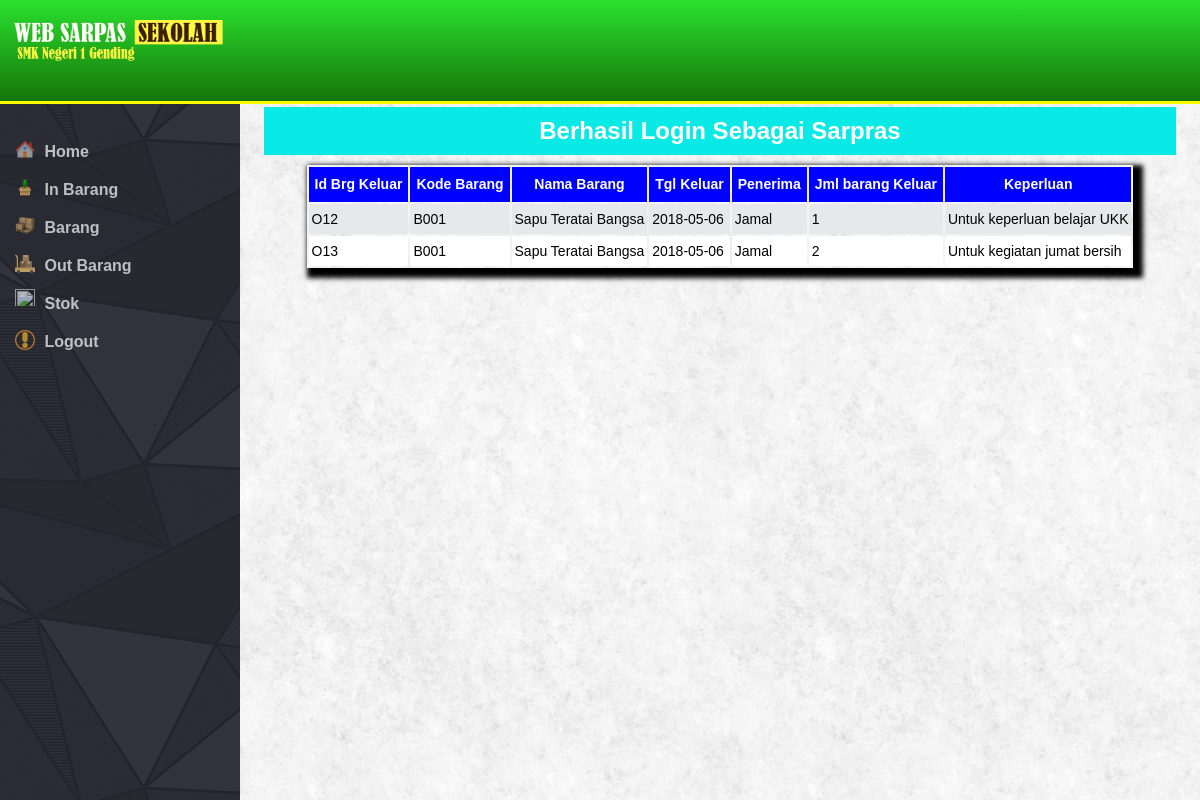
The app's page /page.php?url=outbarang-index (signed in) with its own data.
### tables this page shows
CREATE TABLE `keluar_barang` (
  `id_barang_keluar` int(8) NOT NULL,
  `kode_barang` varchar(8) NOT NULL,
  `nama_barang` varchar(30) NOT NULL,
  `tgl_keluar` varchar(12) NOT NULL,
  `penerima` varchar(35) NOT NULL,
  `jml_barang_keluar` int(8) NOT NULL,
  `keperluan` varchar(35) NOT NULL
);

### application/outbarang/index.php (the view, shortened to what this page needs)
<?php
$query=mysqli_query($koneksi,"select * from keluar_barang");
 ?>
	<table>
		<tr>
			<th>Id Brg Keluar</th>
			<th>Kode Barang</th>
			<th>Nama Barang</th>
			<th>Tgl Keluar</th>
			<th>Penerima</th>
			<th>Jml barang Keluar</th>
            <th>Keperluan</th>
		</tr>
		<?php while ($data=mysqli_fetch_assoc($query)) { ?>
		<tr>
			<td><?php echo "O".$data['id_barang_keluar']; ?></td>
			<td><?php echo $data['kode_barang']; ?></td>
			<td><?php echo $data['nama_barang']; ?></td>
			<td><?php echo substr($data['tgl_keluar'],0,10); ?></td>
			<td><?php echo $data['penerima']; ?></td>
			<td><?php echo $data['jml_barang_keluar']; ?></td>
            <td><?php echo $data['keperluan']; ?></td>
		</tr>
		<?php } ?>
	</table>

### asset/css/main.css (style rules this page uses)
* { margin: 0;padding: 0;box-sizing: border-box;font-family: 'arial'; }
html,body { height: 100%; }
body { background:url('../image/fresh_snow.png'); }
.content-kanan table { margin:0 auto; clear:both;box-shadow: 5px 5px 5px 5px; }
.content-kanan table th { font-size: 14px;font-weight: bolder; color:white;background-color: blue;height: 35px;padding: 2px 6px; }
.content-kanan table tr td { font-size: 14px; padding: 0px 3px;height: 30px; }
.content-kanan table tr:nth-child(odd) { background-color: white; }
.content-kanan table tr:nth-child(even) { background-color: #e6e9eb; }

### records on screen
keluar_barang: id_barang_keluar "12", kode_barang "B001", nama_barang "Sapu Teratai Bangsa", tgl_keluar "2018-05-06", penerima "Jamal", jml_barang_keluar "1", keperluan "Untuk keperluan belajar UKK"
keluar_barang: id_barang_keluar "13", kode_barang "B001", nama_barang "Sapu Teratai Bangsa", tgl_keluar "2018-05-06", penerima "Jamal", jml_barang_keluar "2", keperluan "Untuk kegiatan jumat bersih"

### other values on screen
$_SESSION['msg'] "Berhasil Login Sebagai Sarpras"
